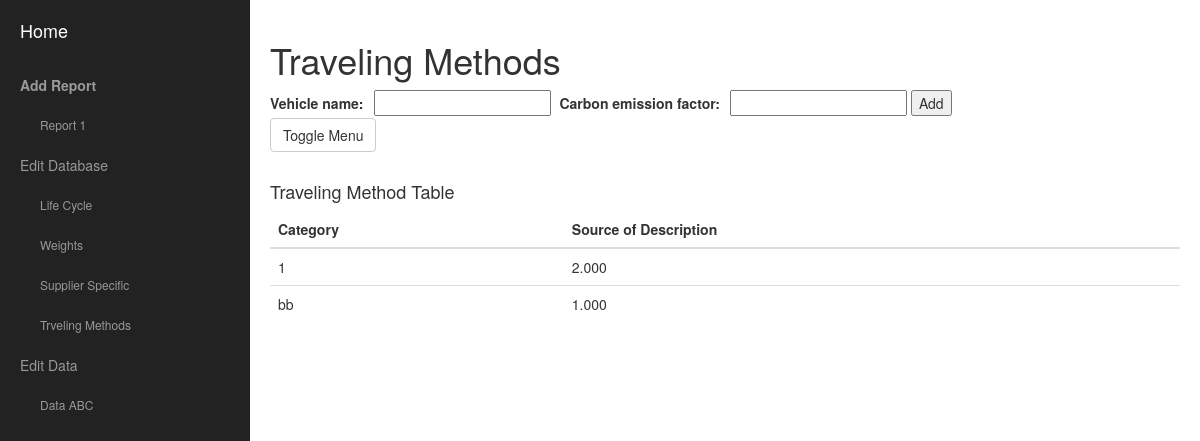
The app's page /projectcarbonapp/travelingmethods with its own data.
### ProjectCarbonApp/models.py (models this page shows)
class Vehicles(models.Model):
    name = models.CharField(max_length=430, null=True)
    carbon_emission_factor = models.DecimalField(max_digits=6, decimal_places=3)

### ProjectCarbonApp/views.py (the view)
def travelingmethods_view(request):
        context = {}
        context['test_msg'] = 'hi this is traveling methods'
        travelingmethods = Vehicles.objects.all()
        context['travelingmethods'] = travelingmethods
        if request.method == 'POST':
            form = VehicleForm(request.POST)
            context['form'] = form
            if form.is_valid():
                Vehicles.objects.create(name=request.POST['vehicle_name'],carbon_emission_factor=request.POST['carbon_emission_factor'])
                return render(request, 'travelingmethods.html', context)
        else:
            form = VehicleForm()
            context['form'] = form
        return render(request, 'travelingmethods.html', context)

### ProjectCarbonApp/forms.py (shortened to what this page needs)
class VehicleForm(forms.Form):
    vehicle_name = forms.CharField(max_length=20)
    carbon_emission_factor  = forms.DecimalField(max_digits=6, decimal_places=3)
    def __init__(self, *args, **kwargs):
        super(VehicleForm, self).__init__(*args, **kwargs)
        for field_name, field in self.fields.items():
            field.widget.attrs['class'] = 'vehicleForm'

### ProjectCarbonApp/templates/travelingmethods.html (shortened to what this page needs)
<!DOCTYPE html>
<html lang="en">
{% load staticfiles %}
<head>
    <link href="../static/css/bootstrap.min.css" rel="stylesheet">
    <link href="../static/css/simple-sidebar.css" rel="stylesheet">
</head>
<body>
    <div id="wrapper">
        <div id="sidebar-wrapper">
            <ul class="sidebar-nav">
                <li class="sidebar-brand">
                    <a href="{% url 'index' %}">
                        Home
                    </a>
                </li>
                <li>
                    <a href="{% url 'add_report_view' %}"><b>Add Report</b></a>
                </li>
                <li_s>
                    <a href="{% url 'report_one_view' %}">Report 1</a>
                 </li_s>
                 <li>
                    <a href="{% url 'editdatabase_view' %}">Edit Database</a>
                 </li>
                 <li_s>
                    <a href="{% url 'lifecycle_view' %}">Life Cycle </a>
                 </li_s>
                 <li_s>
                    <a href="{% url 'weights_view' %}">Weights</a>
                 </li_s>
                 <li_s>
                    <a href="{% url 'supplier_specific_view' %}">Supplier Specific</a>
                 </li_s>
                 <li_s>
                    <a href="{% url 'travelingmethods_view' %}">Trveling Methods</a>
                </li_s>
                 <li>
                    <a href="{% url 'editdata_view' %}">Edit Data</a>
                 </li>
                 <li_s>
                    <a href="{% url 'dataabc_view' %}">Data ABC</a>
                </li_s>
            </ul>
        </div>
        <div id="page-content-wrapper">
            <div class="container-fluid">
                <div class="row">
                    <div class="col-lg-12">
                        <h1>Traveling Methods </h1>
                        <form action="{% url 'travelingmethods_view' %}" method="post">
                             {{form}}
                            <button type="submit">Add</button>
                        </form>
                        <a href="#menu-toggle" class="btn btn-default" id="menu-toggle">Toggle Menu</a>
                    </div>
                </div>
                </div>
                <h4 style="margin-top:30px" >Traveling Method Table</h4>
                <table class="table table-hover table">
                <thead>
                    <tr>
                        <th>Category</th>
                        <th>Source of Description</th>
                    </tr>
                </thead>
                     {% for Vehicles_obj in travelingmethods %}
                    <tr>
                            <td>{{Vehicles_obj.name}}</td>
                            <td>{{Vehicles_obj.carbon_emission_factor}}</td>
                    </tr>
                 {% endfor %}
                </table>
        </div>
    </div>
</body>
</html>

### ProjectCarbonApp/static/css/simple-sidebar.css (style rules this page uses)
body { overflow-x: hidden; }
.col-lg-12 { padding: 0px; }
label { padding-right: 10px; }
label[for=id_carbon_emission_factor] { padding-left: 5px; }
#wrapper { padding-left: 0; -webkit-transition: all 0.5s ease; -moz-transition: all 0.5s ease; -o-transition: all 0.5s ease; transition: all 0.5s ease; }
#sidebar-wrapper { z-index: 1000; position: fixed; left: 225px; width: 225px; height: 100%; margin-left: -225px; overflow-y: auto; background: #222; -webkit-transition: all 0.5s ease; -moz-transition: all 0.5s ease; -o-transition: all 0.5s ease; transition: all 0.5s ease; }
#page-content-wrapper { width: 100%; position: absolute; padding: 15px; }
.sidebar-nav { position: absolute; top: 0; width: 250px; margin: 0; padding: 0; list-style: none; }
.sidebar-nav li { text-indent: 20px; line-height: 40px; }
.sidebar-nav li_s { text-indent: 40px; line-height: 40px; }
.sidebar-nav li a { display: block; text-decoration: none; color: #999999; }
.sidebar-nav li_s a { display: block; text-decoration: none; font-size: 12px; color: #999999; }
.sidebar-nav > .sidebar-brand { height: 65px; font-size: 18px; line-height: 60px; }
.sidebar-nav > .sidebar-brand a { color: #999999; }
@media (min-width:768px) { #wrapper { padding-left: 250px; } }
@media (min-width:768px) { #sidebar-wrapper { width: 250px; } }
@media (min-width:768px) { #page-content-wrapper { padding: 20px; position: relative; } }

### records on screen
Vehicles: name "1", carbon_emission_factor "2.000"
Vehicles: name "bb", carbon_emission_factor "1.000"
